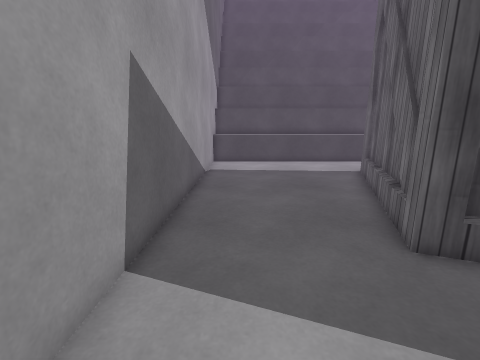
view 1 (above)

15 first-person views from a walk through a scene from a Unity 3-D project. The camera is 1.2 m above the floor, tilts 12° down and sees 90° across. The floor is counted in squares, 0.5 m on a side. Each view is taken from the middle of a square. On the plan, view 1 faces up. The plan holds only what a view shows up to about 17 squares ahead; the rest is blank. The place goes on beyond the plan. The player is left out. Surface patterns are stand-ins for the level's own textures.

view 2
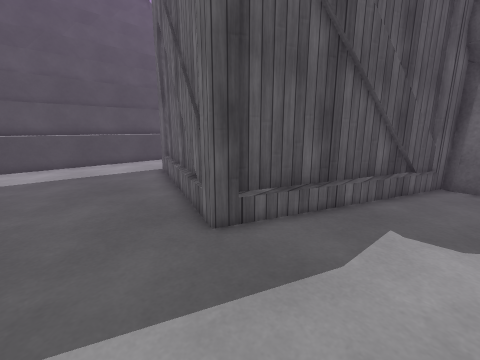

view 3
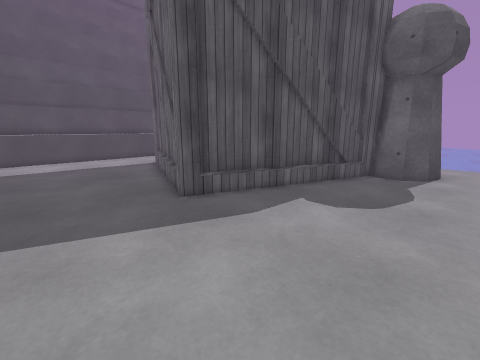

view 4
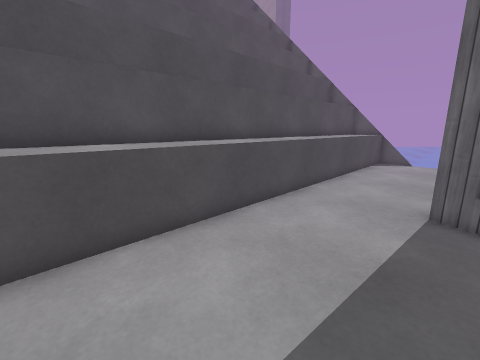

view 5
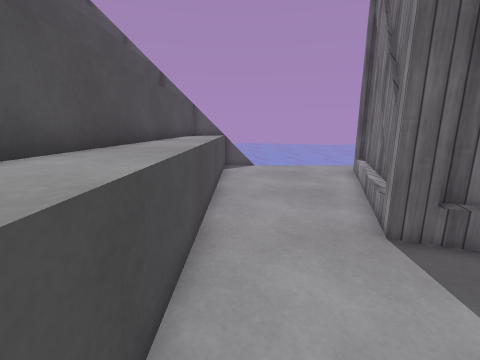

view 6
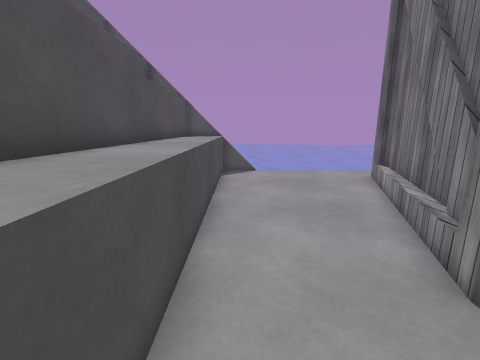

view 7
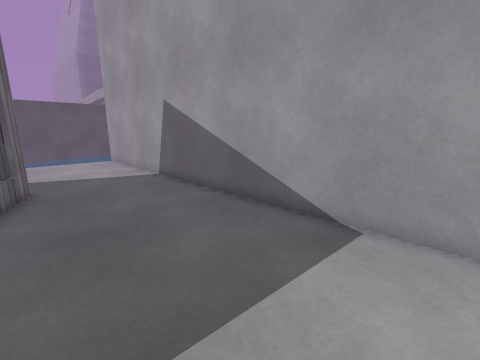

view 8
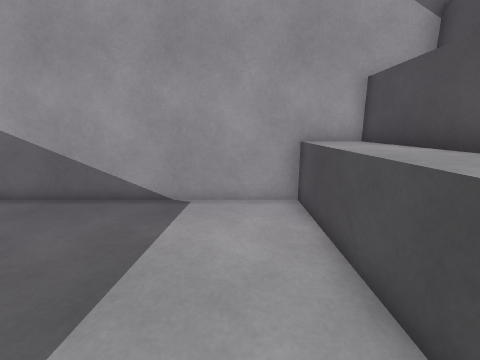

view 9
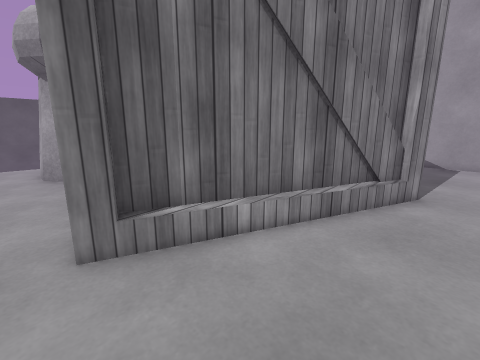

view 10
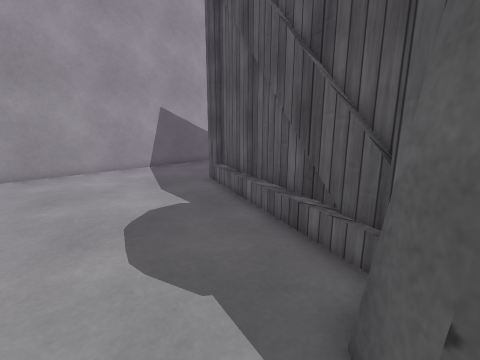

view 11
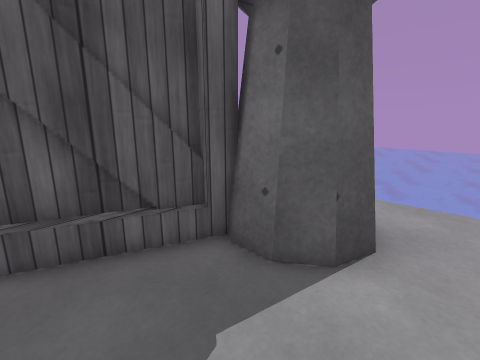

view 12
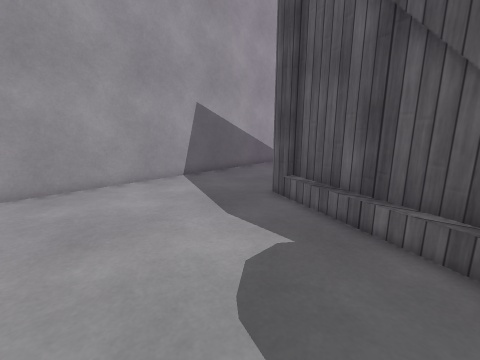

view 13
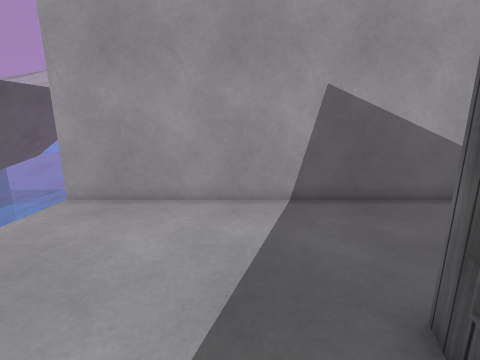

view 14
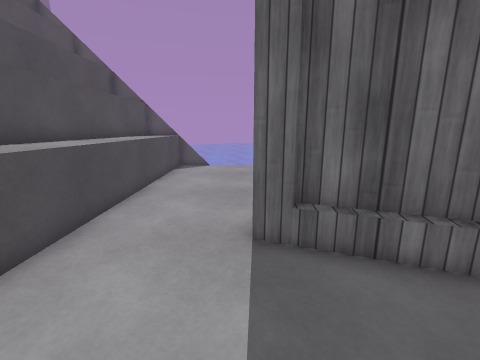

view 15
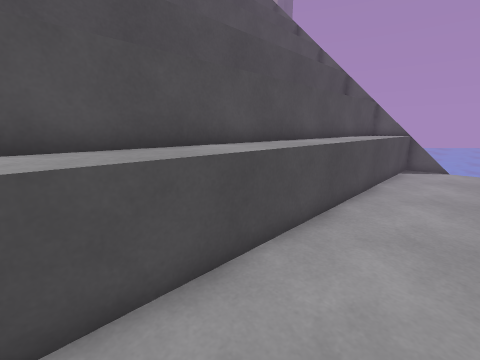

### Floor plan
Key: @ floor where view 1 was taken; # wall or solid block; . floor; = window, fence, low wall or low ledge; ≈ water the walk keeps out of; ^ raised ledge; O other object.
Columns run from 2 left of view 1 to 18 right of it. Each row starts with its distance up from view 1.
 20 #####################
 19 #^^^^^^^^^^^^^^^^^^ ^
 18 #^^^^^^^^^^^^^^^^^^^^
 17 #...................≈
 16 #...................≈
 15 #...................≈
 14 #........O..........≈
 13 #........OOO........≈
 12 #........O OOO......≈
 11 #.......OO   OOOO...≈
 10 #.......O       OOO.≈
  9 #......OO          .
  8 #......O          ..
  7 #.....OO          ..
  6 #.....OO          ..
  5 #.....O           ..
  4 #.....OOOO        ..
  3 #........OOO     ...
  2 #..........OOOO  ...
  1 #.............O###..
  0 #.@...........=###=.
 -1 #..............## ..≈
 -2 #...................≈
 -3 #...................≈
 -4 #≈≈≈≈             ≈≈

Where each view was taken, in squares from view 1:
view 1: 0 up, 0 right, facing up
view 2: 0 up, 0 right, facing up-right
view 3: 3 down, 1 left, facing up-right
view 4: 13 up, 1 left, facing up-right
view 5: 17 up, 2 right, facing right
view 6: 17 up, 4 right, facing right
view 7: 16 up, 4 right, facing down-left
view 8: 16 up, 6 right, facing left
view 9: 15 up, 17 right, facing down-left
view 10: 3 down, 13 right, facing up-left
view 11: 3 down, 9 right, facing up-right
view 12: 3 down, 9 right, facing up-left
view 13: 2 up, 6 right, facing left
view 14: 14 up, 2 right, facing right
view 15: 15 up, 1 right, facing up-right
